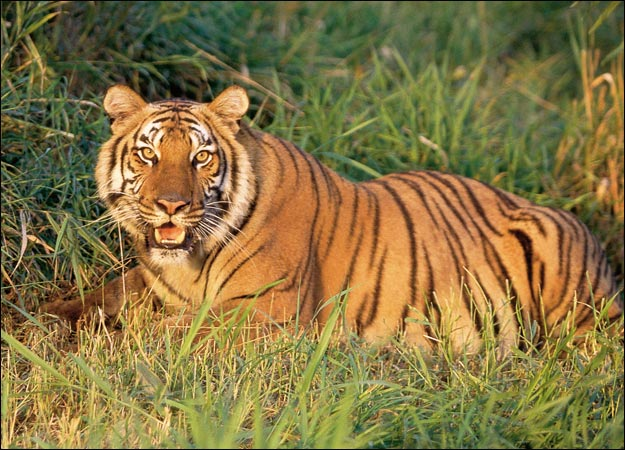
#> input picture 10/0.jpg, 625 x 450 px, found by its file name
$ jupyter execute --allow-errors Lab09_colab.ipynb
#> lines starting #> are read from the running program, lines starting #| are printed output that depends on the picture; long printed decimals are rounded; pictures that were not available may be replaced by others from this repository, and a replacement may not be noted
#> further down, img is the input picture: shape (450, 625, 3); mean B, G, R 66.6, 115.9, 133.3
#> `gray = cv2.cvtColor(img, cv2.COLOR_BGR2GRAY)`:
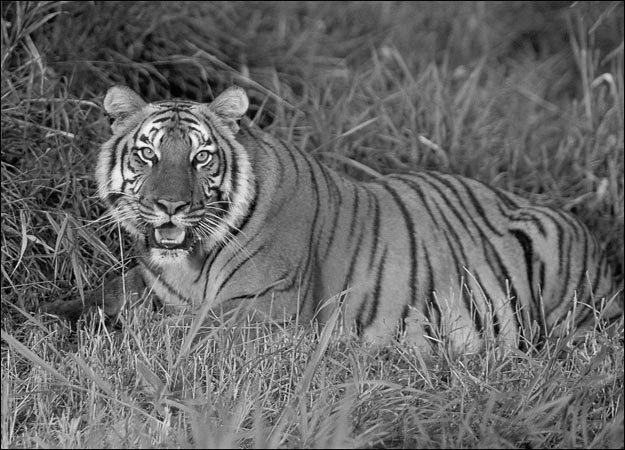
#> gray: shape (450, 625); min 0, max 250, mean 103.1
#> pass 2 of the loop `for i in range(10):`:
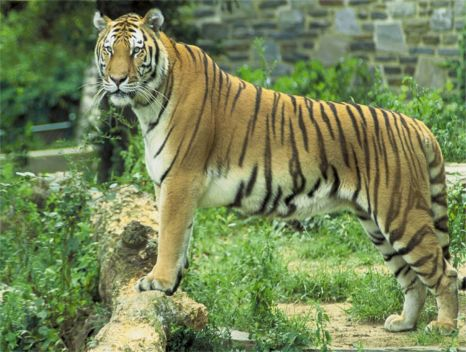
#> input picture 10/1.jpg, 466 x 352 px, found by its file name
#> img is the input picture: shape (352, 466, 3); mean B, G, R 86.9, 132.8, 117.9
#> `gray = cv2.cvtColor(img, cv2.COLOR_BGR2GRAY)`:
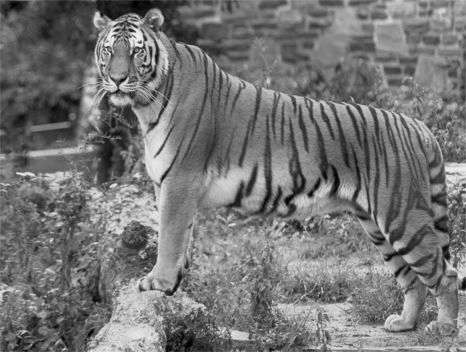
#> gray: shape (352, 466); min 0, max 251, mean 117.4
# Lab09 - BOW Representation for Image Retrieval
### TDS3651 Visual Information Processing

This lab puts you through the process of generating visual words by constructing a *visual vocabulary* based on local features such as SIFT, and proceed to create *bag of words (BOW) representation* for each image. You will also try your hand at implementing the tf-idf weighting scheme on the BOW representation, plus create some nice visualization of the visual word patches.

[cell 1]
from google.colab import drive
drive.mount('/content/drive')

[cell 2]
path = '/content/drive/MyDrive/Subjects/TDS3651/2210/Labs/Lab09/'

[cell 3]
import cv2
import numpy as np
from matplotlib import pyplot as plt

## Generating visual vocabulary

To generate a good visual vocabulary that generalizes well, it is good to use a set of images, rather than just a single image. In this exercise, we will use a small set of 10 images to demonstrate this task.

**Revisting subplots.** Let's revise again on how subplots can be created using the matplotlib function `subplots` (we will be needing subplots very often in this lab). An interesting technique of cycling through all the axes objects in a figure of subplots is to use the `ravel` function which allows us to access each subplot using a single index number. This is more convenient than using row and column indices to define a subplot. Bear in mind that the single index number cycles through the subplots following [row-major order](https://en.wikipedia.org/wiki/Row-_and_column-major_order).

[cell 4]
fig, axs = plt.subplots(2, 5, figsize=(12, 3))
fig.subplots_adjust(hspace = .2, wspace=.1)    # hspace and wspace defines the horizontal and vertical gap between subplots
axs = axs.ravel()                              # "unravel" these subplots into a "vector"
#> (the rest of this cell did not finish here and is left out)

Occasionally, you might think this looks like a nice arrangement with some nice labeling. How can we save this figure up? Go back to the previous set of code and uncomment the line that executes the function `savefig`. You may use your own choice of filename and a number of possible image file extensions (see [here](https://matplotlib.org/api/_as_gen/matplotlib.pyplot.savefig.html)). The parameters `frameon=False` enables transparency for the background of the figure, and `bbox_inches='tight'` creates a tight bounding box for the figure (less whitespace around it).

**Note**: You cannot call `savefig` AFTER you have called `show`, as the function `show` already dumps the graphic to your notebook.

### Local feature extraction

So, let's now get back to the feature extraction part.

Let's get the SIFT descriptors from each image.

[cell 5]
# create some lists
imgs = []
#> imgs = []
#> `gray = cv2.cvtColor(img, cv2.COLOR_RGB2GRAY)`:
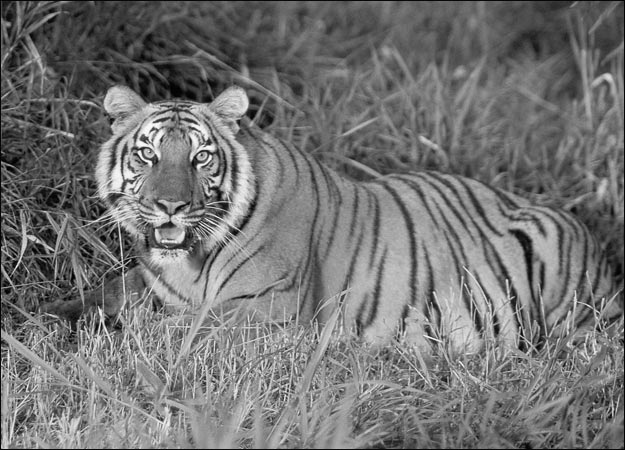
#> gray: shape (450, 625); min 0, max 253, mean 115.5
#> `kps, des = sift.detectAndCompute(gray, None)`: kps = 1282 keypoints; strongest (x, y, size): (139, 153, 2.7), (199, 166, 3.2), (150, 163, 3.1), (521, 334, 2)
#> pass 2 of the loop `for i in range(10):`:
#> kps = 712 keypoints; strongest (x, y, size): (131, 30, 2.4), (140, 42, 2.1), (310, 194, 4.1), (141, 289, 3.9)
feat = []

#> (the rest of this cell did not finish here and is left out)

#> (a cell that did not finish here is left out)

Let's put the previous code for visualizing descriptors into an easy function to use:

[cell 7]
def showDescriptors(img, kps, flag=4):
#> called with flag = 4
    imm = np.zeros((img.shape))
    imm = cv2.drawKeypoints(img, kps, imm, flags=flag);
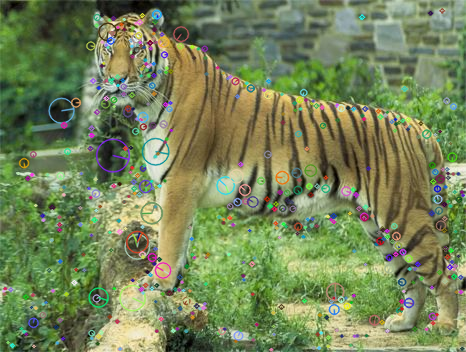
#> imm: shape (352, 466, 3); mean R, G, B 117.6, 132.3, 88.7
    imm = cv2.cvtColor(imm, cv2.COLOR_RGB2BGR)
    plt.imshow(imm)
    plt.show()

# show SIFT descriptors for a certain image
imageNum = 1
showDescriptors(imgs[imageNum], feat[imageNum][0], flag=4)

### Clustering descriptors to build visual words

To construct the visual vocabulary, we need to first compile together all the SIFT descriptors that we found from all 10 images (Note: This is considered a small amount actually. In most cases we need to build the visual vocabulary from thousands of images.)

[cell 8]
# since feat contain a list of tuples, a cool way to "unpack" or "unzip" a bunch of tuples into
# separate lists is by using the zip function with an asterisk *
loc, des = list(zip(*feat))
#> loc = 5 items; des = 5 items

# the single line above is similar to performing these two list comprehension operations
#loc = [item[0] for item in feat]
#des = [item[1] for item in feat]

# stack the lists of descriptors vertically (since descriptors are in rows)
alldes = np.vstack(des)
print(alldes.shape)
#| (4700, 128)

Next, we can cluster these descriptors using k-means clustering. The general rule of thumb is that the number of clusters (k) should be much lesser than the total number of descriptors (so that we don't end up with a sparse histogram)

[cell 9]
import time
from scipy.cluster.vq import kmeans, vq

# k is the number of clusters
k = 50
alldes = np.float32(alldes)      # convert to float, required by kmeans and vq functions
e0 = time.time()
codebook, distortion = kmeans(alldes, k)
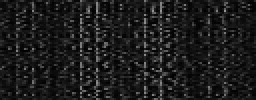
#> codebook: shape (50, 128) float32 (shown 2 times larger); min 0.978, max 149.1, mean 28.4
#> distortion = 282.6
code, distortion = vq(alldes, codebook)
#> code = 4700 values, max 49 at index 32, min 0 at index 62, mean 24.24; distortion = 4700 values, max 396.8 at index 1516, min 129.6 at index 773, mean 282.6
e1 = time.time()
print("Time to build {}-cluster codebook from {} images: {} seconds".format(k,alldes.shape[0],e1-e0))
#| Time to build 50-cluster codebook from 4700 images: 1.378 seconds

[cell 10]
print(codebook.shape)
#| (50, 128)

### Detour: Pickling objects

Let's detour a little to look at how to store Python objects by serializing them. We call this "pickling" (like how you pickle vegetables to keep them for a long time...). Considering that you have learned a codebook from the SIFT descriptors. This codebook can be stored away for later use, for deployment at the user/app end. If we have a huge amount of data to learn the codebook (which might be time-consuming), we should not be running this over and over, but instead, have it pickled after the heavy computations in the construction task.

[cell 11]
import pickle

pickle.dump(codebook, open(path + "codebook.pkl", "wb") )

[cell 12]
del codebook

#> (a cell that did not finish here is left out)

To load back the pickle file:

[cell 14]
codebook = pickle.load( open(path + "codebook.pkl", "rb" ) )

[cell 15]
print(codebook.shape)
print(codebook)

Now we are ready to continue where we left off...

### Visualizing visual word patches
Let's attempt to visualize the patches that belong to a particular cluster. The cluster that is the largest (with the most descriptor patches assigned to it) can be found by this:

[cell 16]
out = np.histogram(code, bins=k)

# shows the distribution of the descriptors belonging to the k-th visual word
plt.bar(np.arange(k), out[0]), plt.show()
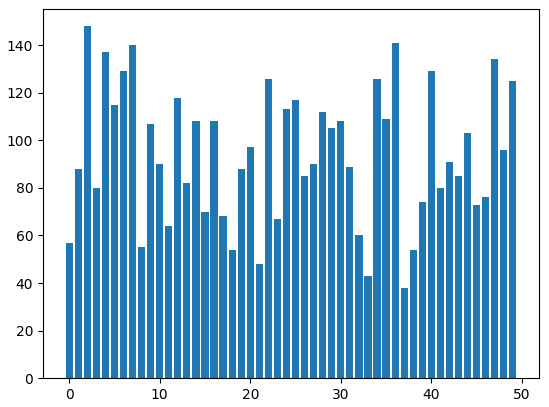
#> figure drawn by matplotlib, 1 panel; tallest bar 148 high, from x = 1.6 to 2.4

# find the index of the visual word that has the largest number of (descriptor) members
print(np.argmax(out[0]))
#| 2

The following code is to visualize patches that belong to a certain visual word (we select the one with the largest cluster so that we have a chance of seeing more patches). As example, we only take descriptors that belong to the first image (image 0).

[cell 17]
# select the visual word with the largest cluster, and find its descriptors that belong to image 0
im = 0
c = 5                                               # c can take values between 0 and k
code0, distortion = vq(feat[im][1], codebook)       # for ease, do VQ for descriptors of image 0
#> code0 = 1282 values, max 49 at index 32, min 0 at index 62, mean 23.25; distortion = 1282 values, max 376 at index 529, min 129.6 at index 773, mean 277.3
rows = np.where(code0 == c)                         # find descriptors that belong to c-th word
nrows = len(rows[0])
#> nrows = 44
print("Number of descriptors of word %d in image %d: %d"%(c,im,nrows))
#| Number of descriptors of word 5 in image 0: 44

imPerLine = 16          # limit each line to only show a number of patches
lines = nrows//imPerLine+1
#> lines = 3
fig, axs = plt.subplots(lines, imPerLine)
fig.set_size_inches((18,4))
fig.subplots_adjust(hspace = .1, wspace=.1)
axs = axs.ravel()

plt.rcParams.update({'figure.max_open_warning': 0})

# access the keypoints of these descriptors
for r in np.arange(nrows):
    imgfeat = feat[im][0]    # get the image's features keypoints
    desnum = rows[0][r]
    winsize = np.int32(np.round(imgfeat[desnum].size))
    y = np.int32(imgfeat[rows[0][r]].pt[1])
    x = np.int32(imgfeat[rows[0][r]].pt[0])
    if (y+winsize > imgs[0].shape[0] or x+winsize > imgs[0].shape[1]):
         continue

    patch = imgs[0][y-winsize:y+winsize, x-winsize:x+winsize, :]
    patch = cv2.resize(patch, (15, 15), interpolation = cv2.INTER_AREA)

    axs[r].imshow(patch, aspect='equal')
    axs[r].set_xticks([])
    axs[r].set_yticks([])
#> this loop made 44 passes
#> (desnum, y, x) on passes 1 to 12: (289, 247, 85), (393, 171, 121), (569, 283, 164), (662, 280, 196), (695, 294, 204), (753, 249, 219), (765, 285, 221), (773, 282, 224), (799, 275, 230), (800, 275, 230), (808, 298, 233), (816, 269, 235)

# this is to turn off the axis for remaining subplots that are unused
for r2 in np.arange(nrows,imPerLine*lines):
    axs[r2].axis('off')

plt.show()
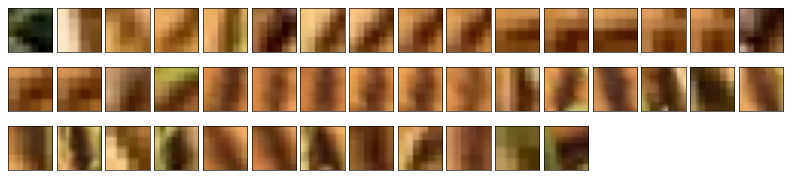
#> figure drawn by matplotlib, 44 panels

**Observation note**: If you observe that the patches for each visual word contain a large variety of views, that could mean that the number of clusters used earlier to build the vocabulary is too small. If you see that different clusters have patches that are similar, that could mean that the number of clusters is too large.

## Bag-of-words (BOW) representation

After constructing the visual vocabulary, we can now extract the Bag-of-words (BOW) representation by taking the normalized histogram of visual word occurrences.

[cell 18]
bow = list();
#> (the rest of this cell did not finish here and is left out)

This is how the BOW histogram for image 0 looks like...

[cell 19]
plt.bar(bow[0][1][1:], bow[0][0]);
plt.show()
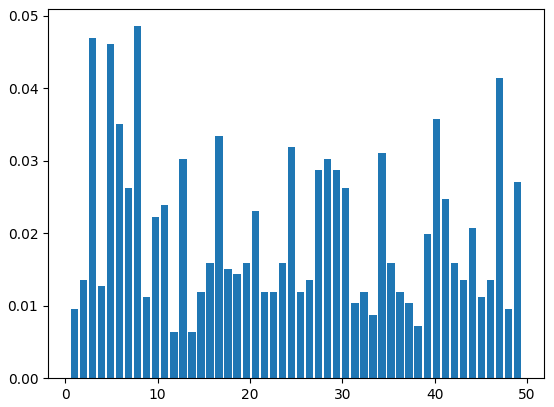
#> figure drawn by matplotlib, 1 panel; tallest bar 0.0486 high, from x = 7.44 to 8.24
#> pass 2 of the loop `for i in range(10):`:

Let's visualize the BOW histogram of all 10 images side-by-side (making sure y-axis is fixed)...

[cell 20]
fig, axs = plt.subplots(2, 10, figsize=(12, 3), facecolor='w', edgecolor='w')
fig.subplots_adjust(hspace = .1, wspace=.1)
axs = axs.ravel()
#> (the rest of this cell did not finish here and is left out)

### Measuring distance between BOW features

In order to perform a retrieval or classification task, there must be a means to match the features extracted from these images. The cosine distance between two vectors $u$ and $v$, is defined as $$1-\frac{u \cdot v}{\|u\|\|v\|}$$ where $u \cdot v$ is the dot product between the two vectors.

Let's consider first image `'0.jpg'` as the query image. We now write a loop to find the cosine distance from the query image to the other 9 images. We also create labels to identify the relevant classes involved ('0' for tiger, '1' for turtle), and then pack both the labels and the distancs in to a tuple, appending it to a list.

[cell 21]
from scipy.spatial import distance

labels = [0, 0, 0, 0, 0, 1, 1, 1, 1, 1]
#> labels = [0, 0, 0, 0, 0, 1, 1, 1, 1, 1]
results = list();
#> (the rest of this cell did not finish here and is left out)

Obviously, the first image matches itself (the first image) perfectly, and hence the distance measured is 0. For all other images, a distance value between 0 and 1 is produced. The smaller this value, the closer it is to the query image, on the basis of comparing their BOW-SIFT features.

To sort the distances in the `results` tuple:

[cell 22]
sorted_results = sorted(results, key=lambda item: item[1])     # the sorting key takes the second value of the tuple
#> sorted_results = [(0, 0), (0, 0), (0, 0.288), (0, 0.288), (0, 0.288)]
_ = [print(sr) for sr in sorted_results]
#| (0, 0.0)
#| (0, 0.0)
#| (0, 0.2875)
#| (0, 0.2875)
#| (0, 0.2875)

What we can observe here is that, excluding the first match (which is the same image anyway), the top 4 matches gives us images with the following labels: 0, 0, 0, 0 -- all 4 are tigers. Excellent!

**Q1**: What if another query image (try *q1.jpg* or *q2.jpg*) is used as the query image instead? Would you still be getting such perfect results? Test this out and see.

[cell 23]
q1 = cv2.cvtColor(cv2.imread(path+"q1.jpg"),cv2.COLOR_BGR2RGB)
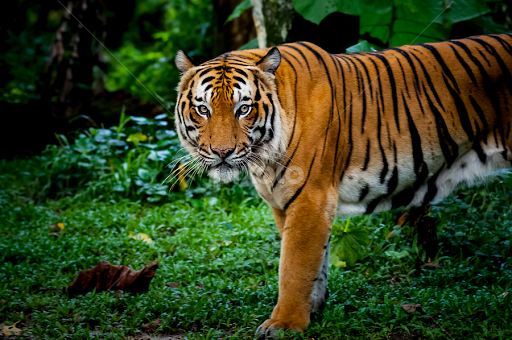
#> input picture 10/q1.jpg, 512 x 340 px, found by its file name
q2 = cv2.cvtColor(cv2.imread(path+"q2.jpg"),cv2.COLOR_BGR2RGB)
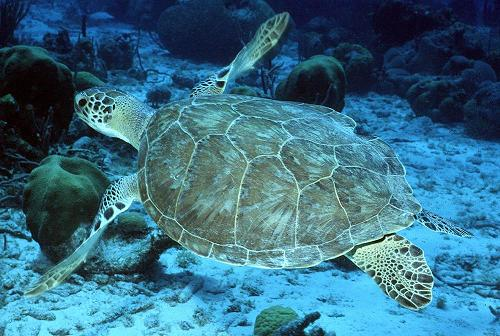
#> input picture 10/q2.jpg, 500 x 336 px, found by its file name
plt.figure(figsize = (10,10))
plt.subplot(1,2,1), plt.imshow(q1)
plt.title("q1.jpg"), plt.xticks([]), plt.yticks([])
plt.subplot(1,2,2), plt.imshow(q2)
plt.title("q2.jpg"), plt.xticks([]), plt.yticks([])
plt.show()

Complete the code in function `retrieveImgs` to output the retrieval results given an image filename. Do keep in mind that the query image needs to undergo the similar processing steps: SIFT extraction, vector quantization using the codebook constructed earlier (do not need to rebuild) and finally, matching against the images in the gallery.

[cell 24]
def retrieveImgs(filename, bow, codebook):
  #filename => query image path + name;
  #bow => sift histograms of all database images;
  #codebook => path + name of codebook (kmeans)
#> called with filename = 'q2.jpg'
    img = cv2.imread(filename)
#> img is the input picture: shape (336, 500, 3); mean B, G, R 131.3, 108.7, 55.9
    img = cv2.cvtColor(img, cv2.COLOR_BGR2RGB)
    gray = cv2.cvtColor(img, cv2.COLOR_RGB2GRAY)
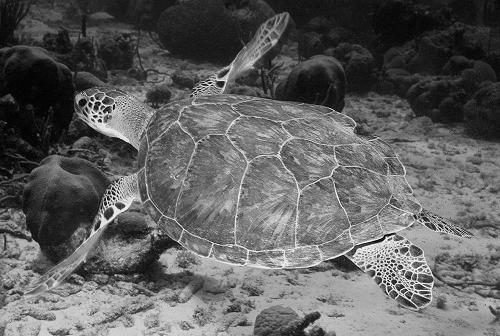
#> gray: shape (336, 500); min 0, max 250, mean 95.5

    # extract SIFT features


    # load the pickled codebook, apply vq to the features


    # plot BOVW histogram for the image


    # compute cosine distance between the query image and each of the image in the dataset
    # store the distance in the variable "results" and return it to the calling function


    return results

file = 'q2.jpg'
results = retrieveImgs(file, bow, codebook)
#> results = [(0, 0), (0, 0.288), (0, 0), (0, 0.288), (0, 0.288)]

# print out the results, sorted by distance
